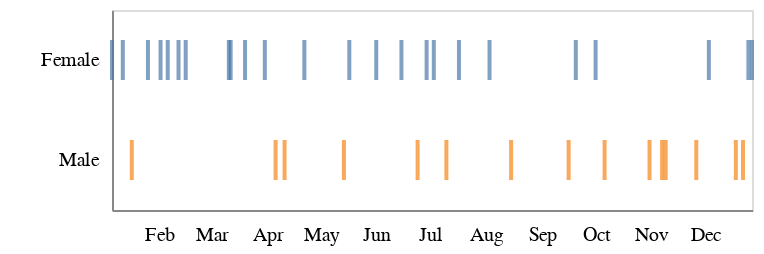

This figure's notebook cell:
### Code cell
# MOBILE
alt.Chart(books).mark_tick(thickness=2,size=20).encode(
    x=alt.X('date',axis=alt.Axis(tickCount=12, format='%b', tickColor='#ffffff'), title=''),
    y=alt.Y('gender_description',axis=alt.Axis(tickCount=0, tickColor='#ffffff'), title=' '),
    color=alt.Color('gender_description', legend=None)
).configure_axis(
    grid=False).properties(height=100, width=320)

### Figure 1 — Vega-Lite specification as saved in the notebook (floating-point values rounded to 4 significant figures)
{"usermeta": {"embedOptions": {"theme": "vox"}}, "config": {"view": {"continuousWidth": 400, "continuousHeight": 300}, "axis": {"grid": false}}, "data": {"name": "data-8e391cabd5bc49dcb5a9fe358321c344"}, "mark": {"type": "tick", "size": 20, "thickness": 2}, "encoding": {"color": {"type": "nominal", "field": "gender_description", "legend": null}, "x": {"type": "temporal", "axis": {"format": "%b", "tickColor": "#ffffff", "tickCount": 12}, "field": "date", "title": ""}, "y": {"type": "nominal", "axis": {"tickColor": "#ffffff", "tickCount": 0}, "field": "gender_description", "title": " "}}, "height": 100, "width": 320, "$schema": "https://vega.github.io/schema/vega-lite/v4.8.1.json", "datasets": {"data-8e391cabd5bc49dcb5a9fe358321c344": [{"order": 1, "title": "How to Do Nothing", "author": "Jenny Odell", "pages": 240.0, "url": "https://www.goodreads.com/author/show/18614151.Jenny_Odell", "gender": "F", "type": "Non-Fiction", "subgenre": "Self Help", "avg_goodreads_rating": 3.97, "started": "2019-12-25T00:00:00", "date": "2020-01-06T00:00:00", "faves": null, "year": "2020", "days_to_read": 12, "gender_description": "Female"}, {"order": 2, "title": "Becoming Wise", "author": "Krista Tippett", "pages": 288.0, "url": "https://www.goodreads.com/book/show/25894085-becoming-wise", "gender": "F", "type": "Non-Fiction", "subgenre": "Spirituality", "avg_goodreads_rating": 4.15, "started": "2020-01-01T00:00:00", "date": "2020-01-12T00:00:00", "faves": "Y", "year": "2020", "days_to_read": 11, "gender_description": "Female"}, {"order": 3, "title": "Rework ", "author": "Jason Fried, David Hansson", "pages": 279.0, "url": "https://www.goodreads.com/book/show/6732019-rework?from_search=true&qid=TeHru4l6OG&rank=1", "gender": "M", "type": "Non-Fiction", "subgenre": "Business", "avg_goodreads_rating": 3.94, "started": "2020-01-12T00:00:00", "date": "2020-01-17T00:00:00", "faves": null, "year": "2020", "days_to_read": 5, "gender_description": "Male"}, {"order": 4, "title": "Minor Feelings", "author": "Cathy Park Hong", "pages": 224.0, "url": "https://www.goodreads.com/book/show/47544177-minor-feelings?from_search=true&qid=YwgnVM0MaX&rank=1", "gender": "F", "type": "Non-Fiction", "subgenre": "Essays", "avg_goodreads_rating": 4.53, "started": "2020-01-14T00:00:00", "date": "2020-01-26T00:00:00", "faves": null, "year": "2020", "days_to_read": 12, "gender_description": "Female"}, {"order": 5, "title": "The Idiot", "author": "Elif Batuman", "pages": 423.0, "url": "https://www.goodreads.com/book/show/30962053-the-idiot", "gender": "F", "type": "Fiction", "subgenre": "historical", "avg_goodreads_rating": 3.63, "started": "2020-01-25T00:00:00", "date": "2020-02-02T00:00:00", "faves": null, "year": "2020", "days_to_read": 8, "gender_description": "Female"}, {"order": 6, "title": "If I Had Your Face", "author": "Frances Cha", "pages": 288.0, "url": "https://www.goodreads.com/book/show/47548925-if-i-had-your-face?from_search=true&qid=c3Iw9aiNTi&rank=1", "gender": "F", "type": "Fiction", "subgenre": "Contemporary", "avg_goodreads_rating": 3.97, "started": "2020-02-02T00:00:00", "date": "2020-02-06T00:00:00", "faves": null, "year": "2020", "days_to_read": 4, "gender_description": "Female"}, {"order": 7, "title": "Topics of Conversation", "author": "Miranda Popkey", "pages": 224.0, "url": "https://www.goodreads.com/book/show/45754997-topics-of-conversation?from_search=true&qid=F1d5R6meaf&rank=1", "gender": "F", "type": "Fiction", "subgenre": "Contemporary", "avg_goodreads_rating": 2.83, "started": "2020-02-06T00:00:00", "date": "2020-02-12T00:00:00", "faves": null, "year": "2020", "days_to_read": 6, "gender_description": "Female"}, {"order": 8, "title": "Bluets", "author": "Maggie Nelson", "pages": 98.0, "url": "https://www.goodreads.com/book/show/6798263-bluets", "gender": "F", "type": "Non-Fiction", "subgenre": "Poetry", "avg_goodreads_rating": 4.26, "started": "2020-02-12T00:00:00", "date": "2020-02-16T00:00:00", "faves": null, "year": "2020", "days_to_read": 4, "gender_description": "Female"}, {"order": 9, "title": "I Believe in a Thing Called Love", "author": "Maurene Goo", "pages": 336.0, "url": "https://www.goodreads.com/book/show/31145133-i-believe-in-a-thing-called-love", "gender": "F", "type": "Fiction", "subgenre": "Young Adult", "avg_goodreads_rating": 3.66, "started": "2020-02-23T00:00:00", "date": "2020-03-11T00:00:00", "faves": null, "year": "2020", "days_to_read": 17, "gender_description": "Female"}, {"order": 10, "title": "Untamed", "author": "Glennon Doyle", "pages": 352.0, "url": "https://www.goodreads.com/book/show/52129515-untamed", "gender": "F", "type": "Non-Fiction", "subgenre": "Memoir", "avg_goodreads_rating": 4.46, "started": "2020-03-07T00:00:00", "date": "2020-03-12T00:00:00", "faves": null, "year": "2020", "days_to_read": 5, "gender_description": "Female"}, {"order": 11, "title": "Red, White and Royal Blue", "author": "Casey McQuiston", "pages": 421.0, "url": "https://www.goodreads.com/book/show/41150487-red-white-royal-blue", "gender": "F", "type": "Fiction", "subgenre": "Romance", "avg_goodreads_rating": 4.31, "started": "2020-03-12T00:00:00", "date": "2020-03-20T00:00:00", "faves": null, "year": "2020", "days_to_read": 8, "gender_description": "Female"}, {"order": 12, "title": "Bird by Bird: Some Instructions on Writing and Life", "author": "Anne Lamott", "pages": 237.0, "url": "https://www.goodreads.com/book/show/12543.Bird_by_Bird", "gender": "F", "type": "Non-Fiction", "subgenre": "Writing", "avg_goodreads_rating": 4.23, "started": "2020-03-21T00:00:00", "date": "2020-03-31T00:00:00", "faves": "Y", "year": "2020", "days_to_read": 10, "gender_description": "Female"}, {"order": 13, "title": "Cleanness", "author": "Garth Greenwell", "pages": 240.0, "url": "https://www.goodreads.com/book/show/45892271-cleanness?ac=1&from_search=true&qid=ornMVFsX93&rank=2", "gender": "M", "type": "Fiction", "subgenre": "Contemporary", "avg_goodreads_rating": 4.05, "started": "2020-03-31T00:00:00", "date": "2020-04-06T00:00:00", "faves": null, "year": "2020", "days_to_read": 6, "gender_description": "Male"}, {"order": 14, "title": "The Bridges of Madison County", "author": "Robert James Waller", "pages": 221.0, "url": "https://www.goodreads.com/book/show/83674.The_Bridges_of_Madison_County", "gender": "M", "type": "Fiction", "subgenre": "Contemporary", "avg_goodreads_rating": 3.61, "started": "2020-04-08T00:00:00", "date": "2020-04-11T00:00:00", "faves": null, "year": "2020", "days_to_read": 3, "gender_description": "Male"}, {"order": 15, "title": "Super Attractor", "author": "Gabrielle Bernstein", "pages": 248.0, "url": "https://www.goodreads.com/book/show/43496426-super-attractor?from_search=true&from_srp=true&qid=sRtfi9Txub&rank=1", "gender": "F", "type": "Non-Fiction", "subgenre": "Self Help", "avg_goodreads_rating": 4.18, "started": "2020-04-11T00:00:00", "date": "2020-04-22T00:00:00", "faves": null, "year": "2020", "days_to_read": 11, "gender_description": "Female"}, {"order": 16, "title": "Felix Ever After", "author": "Kacen Callender", "pages": 354.0, "url": "https://www.goodreads.com/book/show/51931067-felix-ever-after?from_search=true&from_srp=true&qid=ssQYTzSgHg&rank=1", "gender": "M", "type": "Fiction", "subgenre": "Young Adult", "avg_goodreads_rating": 4.46, "started": "2020-05-12T00:00:00", "date": "2020-05-14T00:00:00", "faves": null, "year": "2020", "days_to_read": 2, "gender_description": "Male"}, {"order": 17, "title": "Days of Distraction", "author": "Alexandra Chang", "pages": 312.0, "url": "https://www.goodreads.com/book/show/52973514-days-of-distraction?from_search=true&from_srp=true&qid=zLGt916iHW&rank=1", "gender": "F", "type": "Fiction", "subgenre": "Contemporary", "avg_goodreads_rating": 3.66, "started": "2020-04-12T00:00:00", "date": "2020-05-17T00:00:00", "faves": null, "year": "2020", "days_to_read": 35, "gender_description": "Female"}, {"order": 18, "title": "wow, no thank you.", "author": "Samantha Irby", "pages": 288.0, "url": "https://www.goodreads.com/book/show/52844646-wow-no-thank-you", "gender": "F", "type": "Non-Fiction", "subgenre": "Essays", "avg_goodreads_rating": 4.13, "started": "2020-04-05T00:00:00", "date": "2020-06-15T00:00:00", "faves": "Y", "year": "2020", "days_to_read": 71, "gender_description": "Female"}, {"order": 19, "title": "How Much of These Hills Is Gold", "author": "C. Pam Zhang", "pages": 288.0, "url": "https://www.goodreads.com/book/show/45895362-how-much-of-these-hills-is-gold?from_search=true&from_srp=true&qid=rMvIru31RB&rank=1", "gender": "F", "type": "Fiction", "subgenre": "historical", "avg_goodreads_rating": 3.86, "started": "2020-05-22T00:00:00", "date": "2020-06-01T00:00:00", "faves": null, "year": "2020", "days_to_read": 10, "gender_description": "Female"}, {"order": 20, "title": "Between the World and Me", "author": "Tanehisi Coates", "pages": 152.0, "url": "https://www.goodreads.com/book/show/25489625-between-the-world-and-me?from_search=true&from_srp=true&qid=xvQajzPDjC&rank=1", "gender": "M", "type": "Non-Fiction", "subgenre": "Current Events", "avg_goodreads_rating": 4.52, "started": "2020-06-15T00:00:00", "date": "2020-06-24T00:00:00", "faves": "Y", "year": "2020", "days_to_read": 9, "gender_description": "Male"}, {"order": 21, "title": "Where the Crawdads Sing", "author": "Delia Owens", "pages": 384.0, "url": "https://www.goodreads.com/book/show/36809135-where-the-crawdads-sing?ac=1&from_search=true&qid=TifR2MzIpW&rank=1", "gender": "F", "type": "Fiction", "subgenre": "Contemporary", "avg_goodreads_rating": 4.47, "started": "2020-06-22T00:00:00", "date": "2020-06-29T00:00:00", "faves": null, "year": "2020", "days_to_read": 7, "gender_description": "Female"}, {"order": 22, "title": "Boys and Sex", "author": "Peggy Ornstein", "pages": 304.0, "url": "https://www.goodreads.com/book/show/43452877-boys-sex?from_search=true&from_srp=true&qid=TwPIaowNSU&rank=1", "gender": "F", "type": "Non-Fiction", "subgenre": "Current Events", "avg_goodreads_rating": 4.24, "started": "2020-04-12T00:00:00", "date": "2020-07-03T00:00:00", "faves": null, "year": "2020", "days_to_read": 82, "gender_description": "Female"}, {"order": 23, "title": "Someone Who Will Love You In All Your Damaged Glory", "author": "Rafael Bob Waksberg", "pages": 256.0, "url": "https://www.goodreads.com/book/show/41949311-someone-who-will-love-you-in-all-your-damaged-glory?ac=1&from_search=true&qid=Kr9sKqWCXh&rank=1", "gender": "M", "type": "Fiction", "subgenre": "Short Stories", "avg_goodreads_rating": 4.16, "started": "2020-07-08T00:00:00", "date": "2020-07-10T00:00:00", "faves": "Y", "year": "2020", "days_to_read": 2, "gender_description": "Male"}, {"order": 24, "title": "The Masters Tools Will Never DIsmantle The Master's House", "author": "Audre Lorde", "pages": 64.0, "url": "https://www.goodreads.com/en/book/show/38598541-the-master-s-tools-will-never-dismantle-the-master-s-house", "gender": "F", "type": "Non-Fiction", "subgenre": "Essays", "avg_goodreads_rating": 4.46, "started": "2020-07-15T00:00:00", "date": "2020-07-17T00:00:00", "faves": "Y", "year": "2020", "days_to_read": 2, "gender_description": "Female"}, {"order": 25, "title": "Attached", "author": "Amir Levine, Rachel SF Heller", "pages": 304.0, "url": "https://www.goodreads.com/book/show/9547888-attached?from_search=true&from_srp=true&qid=kdP4IdRQnC&rank=1", "gender": "F", "type": "Non-Fiction", "subgenre": "Psychology", "avg_goodreads_rating": 4.14, "started": "2020-07-31T00:00:00", "date": "2020-08-03T00:00:00", "faves": null, "year": "2020", "days_to_read": 3, "gender_description": "Female"}, {"order": 26, "title": "Listen to the Marriage", "author": "John Jay Osborn", "pages": 256.0, "url": "https://www.goodreads.com/book/show/37941728-listen-to-the-marriage?ac=1&from_search=true&qid=iy2rwd6WTj&rank=1", "gender": "M", "type": "Fiction", "subgenre": "Contemporary", "avg_goodreads_rating": 3.51, "started": "2020-08-06T00:00:00", "date": "2020-08-15T00:00:00", "faves": null, "year": "2020", "days_to_read": 9, "gender_description": "Male"}, {"order": 27, "title": "Jung: A Very Short Introduction", "author": "Andrew Stevens", "pages": 192.0, "url": "https://www.goodreads.com/book/show/297554.Jung?from_search=true&from_srp=true&qid=Jim8gejEr2&rank=1", "gender": "M", "type": "Non-Fiction", "subgenre": "History", "avg_goodreads_rating": 4.07, "started": "2020-09-07T00:00:00", "date": "2020-09-16T00:00:00", "faves": null, "year": "2020", "days_to_read": 9, "gender_description": "Male"}, {"order": 28, "title": "The First Bad Man", "author": "Miranda July", "pages": 288.0, "url": "https://www.goodreads.com/book/show/21412400-the-first-bad-man?from_search=true&from_srp=true&qid=8h7sxqtWHM&rank=1", "gender": "F", "type": "Fiction", "subgenre": "Contemporary", "avg_goodreads_rating": 3.62, "started": "2020-09-16T00:00:00", "date": "2020-09-20T00:00:00", "faves": "Y", "year": "2020", "days_to_read": 4, "gender_description": "Female"}, {"order": 29, "title": "The Drama of the Gifted Child", "author": "Alice Miller", "pages": 144.0, "url": "https://www.goodreads.com/book/show/24204222-the-drama-of-the-gifted-child?utm_content=review_cta_book_image&utm_medium=email&utm_source=bookend&ref_=pe_7171740_474197500", "gender": "F", "type": "Non-Fiction", "subgenre": "Psychology", "avg_goodreads_rating": 4.1, "started": "2020-09-27T00:00:00", "date": "2020-10-01T00:00:00", "faves": null, "year": "2020", "days_to_read": 4, "gender_description": "Female"}, {"order": 30, "title": "Don't Call us Dead: Poems", "author": "Danez Smith", "pages": 101.0, "url": "https://www.goodreads.com/book/show/35422441-don-t-call-us-dead?from_search=true&from_srp=true&qid=8qdAhd4Vlp&rank=1", "gender": "M", "type": "Poetry", "subgenre": "LGBT", "avg_goodreads_rating": 4.52, "started": "2020-10-01T00:00:00", "date": "2020-10-06T00:00:00", "faves": "Y", "year": "2020", "days_to_read": 5, "gender_description": "Male"}, {"order": 31, "title": "Tender is the Night", "author": "F. Scott Fitzgerald", "pages": 315.0, "url": "https://www.goodreads.com/book/show/46164.Tender_Is_the_Night?from_search=true&from_srp=true&qid=B8eLWQQKSX&rank=1", "gender": "M", "type": "Fiction", "subgenre": "Classic", "avg_goodreads_rating": 3.81, "started": "2020-10-10T00:00:00", "date": "2020-11-07T00:00:00", "faves": "Y", "year": "2020", "days_to_read": 28, "gender_description": "Male"}, {"order": 32, "title": "Heather, The Totality", "author": "Matthew Weiner", "pages": 144.0, "url": "https://www.goodreads.com/book/show/31933063-heather-the-totality?ac=1&from_search=true&qid=MvG8rzSUME&rank=1", "gender": "M", "type": "Fiction", "subgenre": "Contemporary", "avg_goodreads_rating": 2.93, "started": "2020-11-07T00:00:00", "date": "2020-11-09T00:00:00", "faves": null, "year": "2020", "days_to_read": 2, "gender_description": "Male"}, {"order": 33, "title": "What We Talk About When We Talk About Love", "author": "Raymond Carver", "pages": 159.0, "url": "https://www.goodreads.com/book/show/11438.What_We_Talk_About_When_We_Talk_About_Love?from_search=true&from_srp=true&qid=5G4xkS3EQg&rank=1", "gender": "M", "type": "Fiction", "subgenre": "Short Stories", "avg_goodreads_rating": 4.15, "started": "2020-10-06T00:00:00", "date": "2020-10-31T00:00:00", "faves": null, "year": "2020", "days_to_read": 25, "gender_description": "Male"}, {"order": 34, "title": "Never Split the Difference", "author": "Chris Voss", "pages": 274.0, "url": "https://www.goodreads.com/book/show/26156469-never-split-the-difference?from_search=true&from_srp=true&qid=umiLanQLHO&rank=1", "gender": "M", "type": "Non-Fiction", "subgenre": "Business", "avg_goodreads_rating": 4.4, "started": "2020-11-11T00:00:00", "date": "2020-11-26T00:00:00", "faves": null, "year": "2020", "days_to_read": 15, "gender_description": "Male"}, {"order": 35, "title": "Rapture", "author": "Susan Minot", "pages": null, "url": "https://www.goodreads.com/book/show/40056.Rapture", "gender": "F", "type": "Fiction", "subgenre": "Romance", "avg_goodreads_rating": 2.96, "started": "2020-12-02T00:00:00", "date": "2020-12-03T00:00:00", "faves": null, "year": "2020", "days_to_read": 1, "gender_description": "Female"}, {"order": 36, "title": "The Middle Passage", "author": "James Hollis", "pages": 127.0, "url": "https://www.goodreads.com/book/show/47849.The_Middle_Passage?from_search=true&from_srp=true&qid=ot6aI40sSB&rank=1", "gender": "M", "type": "Non-Fiction", "subgenre": "Psychology", "avg_goodreads_rating": 4.44, "started": "2020-12-15T00:00:00", "date": "2020-12-18T00:00:00", "faves": "Y", "year": "2020", "days_to_read": 3, "gender_description": "Male"}, {"order": 37, "title": "Intimacy", "author": "Hanif Kureishi", "pages": 155.0, "url": "https://www.goodreads.com/book/show/153418.Intimacy", "gender": "M", "type": "Fiction", "subgenre": "Contemporary", "avg_goodreads_rating": 3.6, "started": "2020-12-21T00:00:00", "date": "2020-12-22T00:00:00", "faves": null, "year": "2020", "days_to_read": 1, "gender_description": "Male"}, {"order": 38, "title": "No One Asked for This: Essays", "author": "Cazzie David", "pages": 352.0, "url": "https://www.goodreads.com/book/show/48930274-no-one-asked-for-this?from_search=true&from_srp=true&qid=oVY5dHZfxR&rank=1", "gender": "F", "type": "Non-Fiction", "subgenre": "Essays", "avg_goodreads_rating": 3.53, "started": "2020-11-27T00:00:00", "date": "2020-12-25T00:00:00", "faves": null, "year": "2020", "days_to_read": 28, "gender_description": "Female"}, {"order": 39, "title": "Self-Help", "author": "Lorrie Moore", "pages": 163.0, "url": "https://www.goodreads.com/book/show/90872.Self_Help", "gender": "F", "type": "Fiction", "subgenre": "Short Stories", "avg_goodreads_rating": 4.19, "started": "2020-12-26T00:00:00", "date": "2020-12-27T00:00:00", "faves": "Y", "year": "2020", "days_to_read": 1, "gender_description": "Female"}]}}
